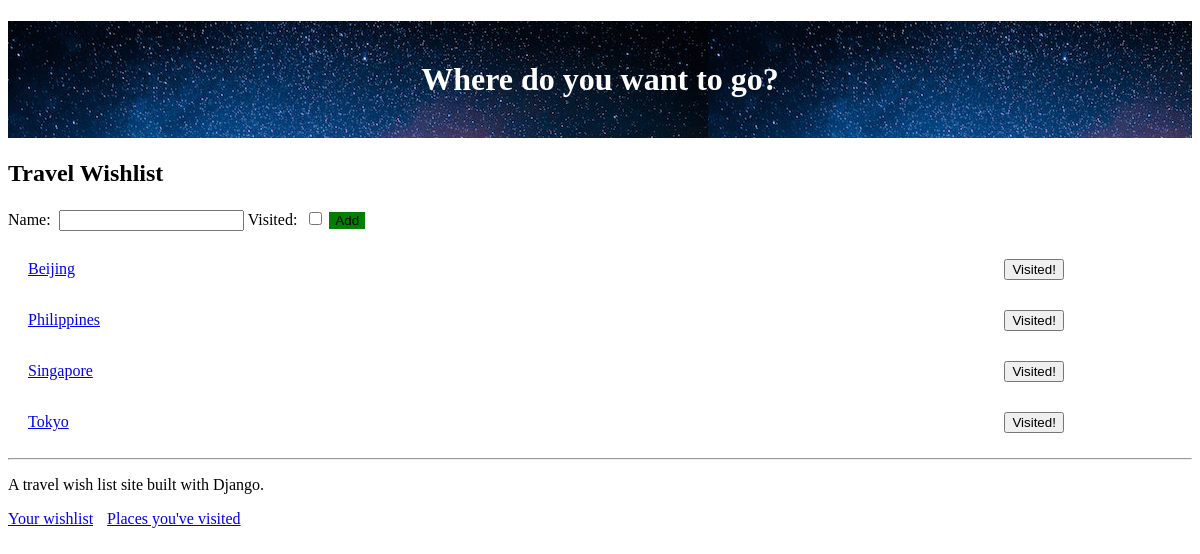
Page / (signed in) on the earlier database version.
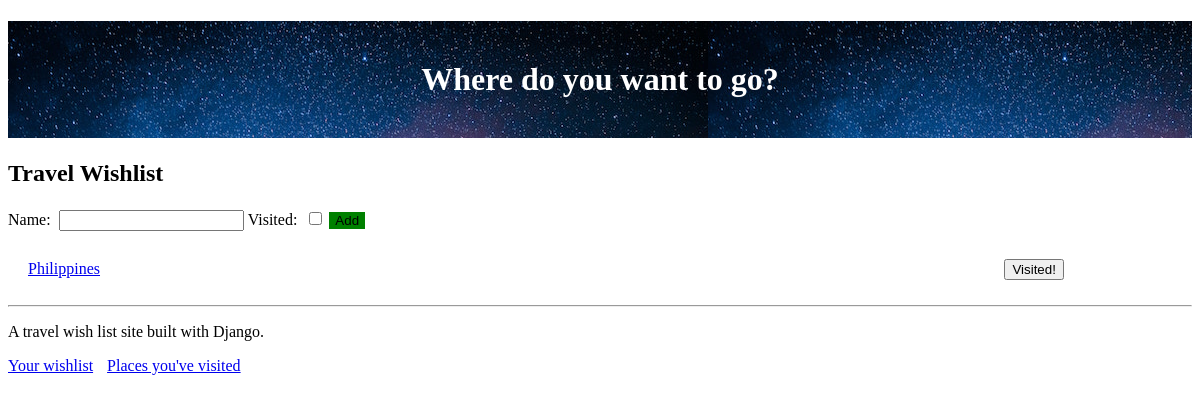
Same page on the later database version.
### travel_wishlist/models.py (models this page shows, shortened)
class Place(models.Model):
    user = models.ForeignKey('auth.User', null=False, on_delete=models.CASCADE)
    name = models.CharField(max_length=200)
    visited = models.BooleanField(default=False)
    notes = models.TextField(blank=True, null=True)
    date_visited = models.DateField(blank=True, null=True)
    photo = models.ImageField(upload_to='user_images/', blank=True, null=True)

### travel_wishlist/views.py (the view, shortened to what this page needs)
# urls.py: path('', views.place_list, name='place_list'),
@login_required
def place_list(request):
    places = Place.objects.filter(user=request.user).filter(visited=False).order_by('name') # Only display places the user has not visited and orders by name.
    new_place_form = NewPlaceForm()
    return render(request, 'travel_wishlist/wishlist.html', { 'places': places, 'new_place_form': new_place_form })

### travel_wishlist/forms.py
class NewPlaceForm(forms.ModelForm):
    class Meta:
        model = Place
        fields = ('name', 'visited')

### travel_wishlist/templates/travel_wishlist/wishlist.html (shortened to what this page needs)
{% extends 'travel_wishlist/base.html' %}
{% block content %}
<h2>Travel Wishlist</h2>
<form method="POST" action="{% url 'place_list' %}">
    {{ new_place_form }}
    <button id="add-new-place" type="submit">Add</button>
</form>
{% for place in places %}
<div class="wishlist-place">
    <span id="place-name-{{ place.pk }}" class="place-name">
        <a href="{% url 'place_details' place_pk=place.pk %}">{{ place.name }}</a>
    </span>
    <form class="visited-form" method="POST" action="{% url 'place_was_visited' place.pk %}">
        <button id="visited-button-{{ place.pk }}" type="submit">Visited!</button>
    </form>
</div>
{% empty %}
<p>You have no places in your wishlist</p>
{% endfor %}
{% endblock %}

### travel_wishlist/templates/travel_wishlist/base.html (shortened to what this page needs)
{% load static %}
<!DOCTYPE html>
<html>
    <head>
        <link rel="stylesheet" href="https://unpkg.com/sakura.css/css/sakura.css" type="text/css">
        <link rel="stylesheet" href="{% static 'css/style.css' %}" type="text/css">
    </head>
    <body>
        <h1 id="site-header">Where do you want to go?</h1>
            {% block content %}
            {% endblock %}
        <hr>
        <div>
            <p>A travel wish list site built with Django.</p>
            <a class="nav-link" href="{% url 'place_list' %}">Your wishlist</a>
            <a class="nav-link" href="{% url 'places_visited' %}">Places you've visited</a>
        </div>
    </body>
</html>

### travel_wishlist/static/css/style.css (style rules this page uses)
#site-header { background: url('../img/jtree.jpg') 0 0 repeat-x; color: white; padding: 40px 0 40px 0px; text-align: center; }
.nav-link { margin-right: 10px; }
label { display: inline-block; padding-right: 8px; }
button { margin: 5px 0px 5px 0; }
div.wishlist-place { margin: 20px; }
.wishlist-place .place-name { width: 85%; display: inline-block; word-wrap: break-word; }
form.visited-form { display: inline-block; width: 10%; }
#add-new-place { background-color: green; border: darkgreen; }

Differences in the rows shown:
removed Place: name "Beijing"
removed Place: name "Singapore"
removed Place: name "Tokyo"
